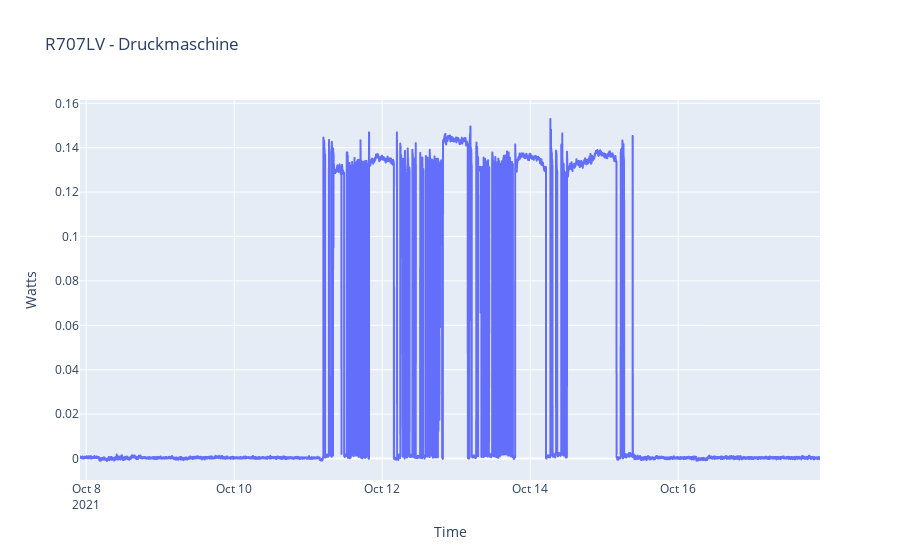

Notebook source saved alongside this figure:
### Code cell
px.line(
    x=druck_5T.index, y=druck_5T.kw, 
    title='R707LV - Druckmaschine',
    labels={
        'x': 'Time',
        'y': 'Watts'
    })

### Figure 1 — Plotly figure (JSON) as saved in the notebook; plotly's stock layout.template omitted (floating-point values rounded to 4 significant figures; data arrays with more than 128 entries replaced by an {"elided": "..."} marker saying what was removed)
{"data": [{"hovertemplate": "Time=%{x}<br>Watts=%{y}<extra></extra>", "legendgroup": "", "line": {"color": "#636efa", "dash": "solid"}, "marker": {"symbol": "circle"}, "mode": "lines", "name": "", "showlegend": false, "type": "scattergl", "x": {"elided": "14401 str values"}, "xaxis": "x", "y": {"elided": "14401 float values"}, "yaxis": "y"}], "layout": {"legend": {"tracegroupgap": 0}, "title": {"text": "R707LV - Druckmaschine"}, "xaxis": {"anchor": "y", "domain": [0, 1], "title": {"text": "Time"}}, "yaxis": {"anchor": "x", "domain": [0, 1], "title": {"text": "Watts"}}}}
